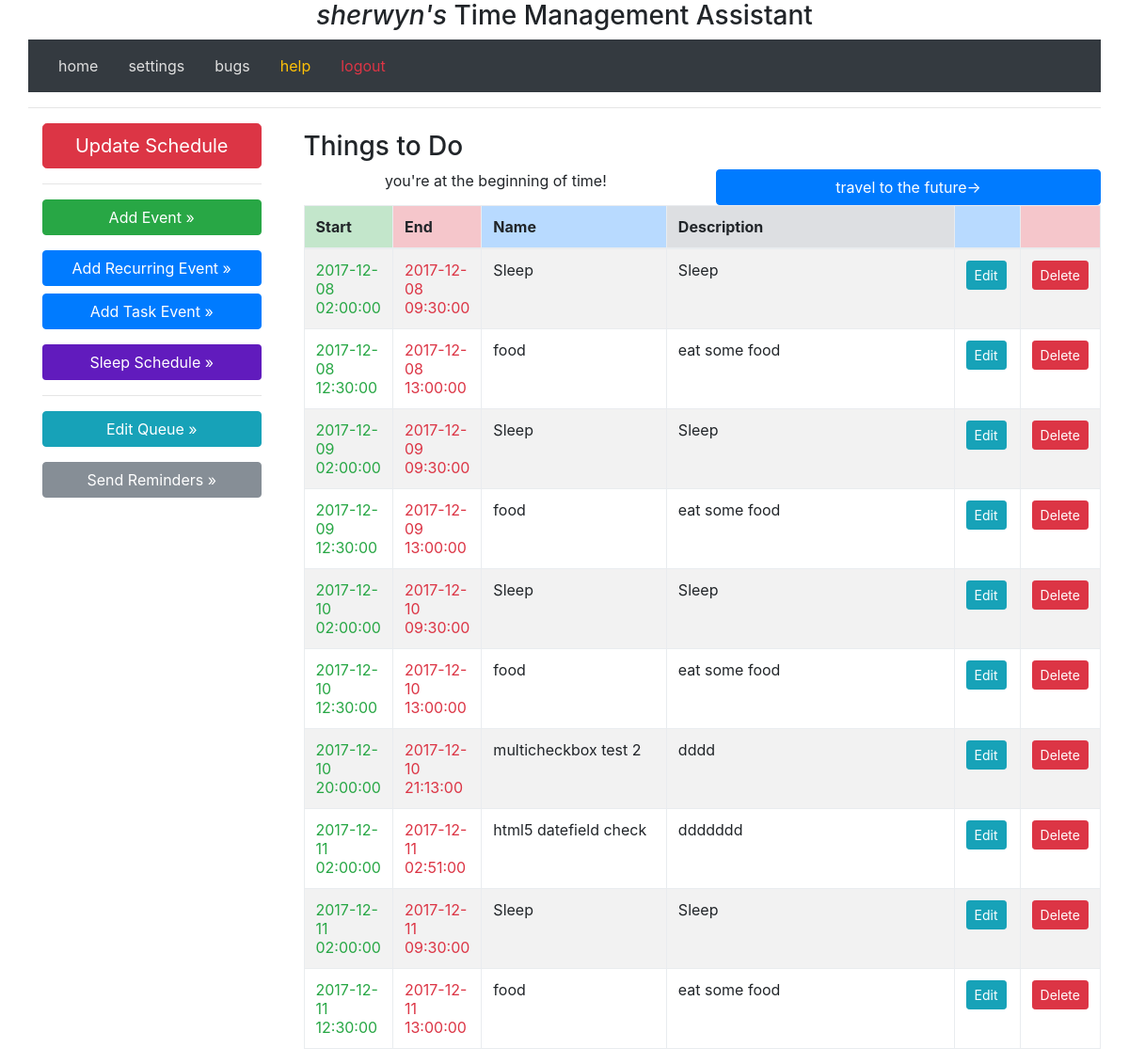
Before: /index/ (signed in) with the older database file.
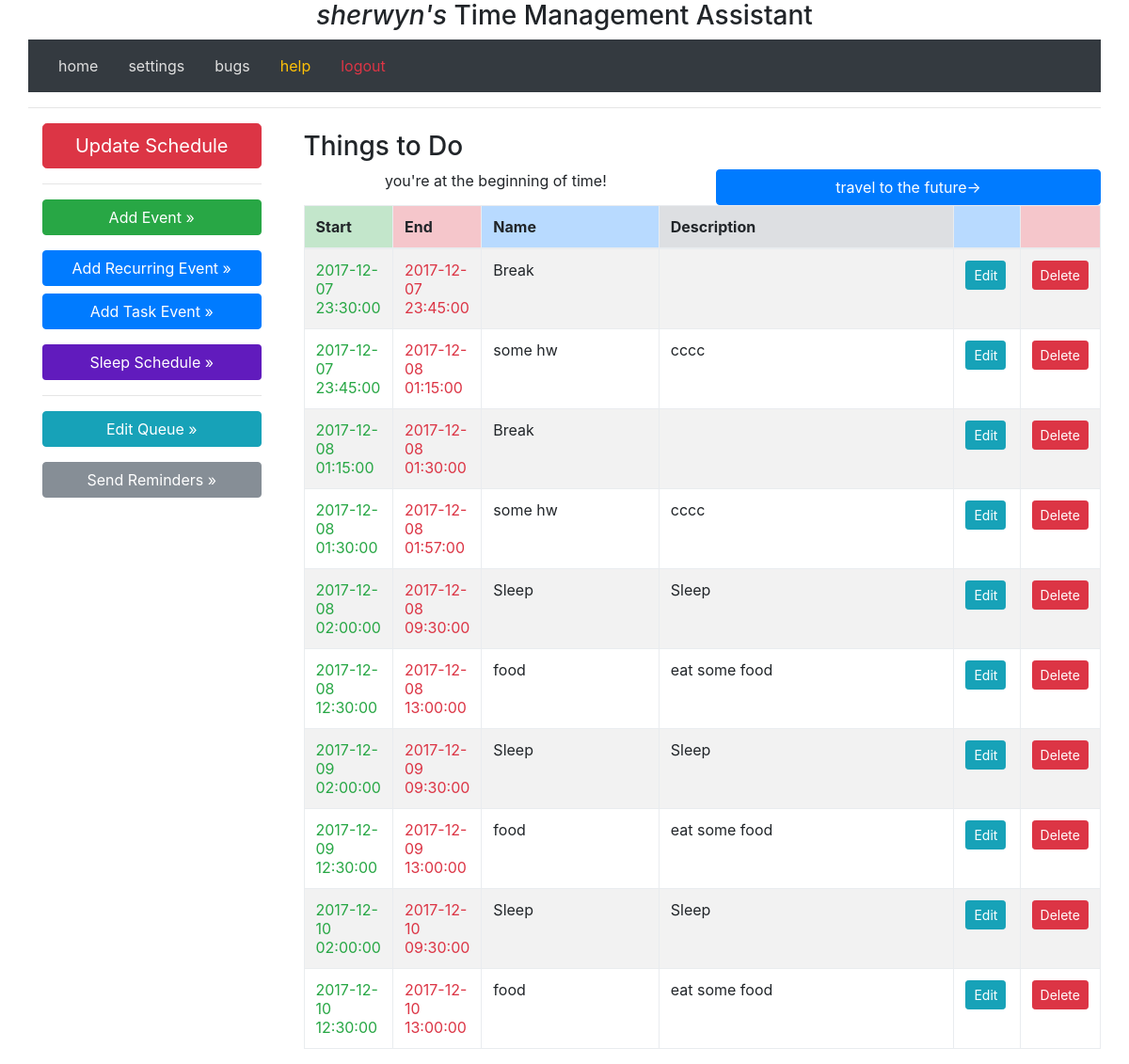
After: the same page with the newer database file.
### project/models.py (models this page shows, shortened)
class UserScheduleEvent(db.Model):
    __tablename__ = 'scheduleevents'
    user_id = db.Column(db.Integer, db.ForeignKey('users.id'))
    id = db.Column(db.Integer, primary_key=True)
    name = db.Column(db.String(128), nullable=True, index=True, unique=False)
    desc = db.Column(db.String(1024), nullable=True, index=True, unique=False)
    extra_info = db.Column(db.String(1024), nullable=True, index=True, unique=False)
    start = db.Column(db.DateTime)
    end = db.Column(db.DateTime)

### project/views.py (the view)
@app.route('/', methods=['GET', 'POST'])
@app.route('/index/', methods=['GET', 'POST'])
@app.route('/index/<int:page>', methods=['GET', 'POST'])
def index(page=1):
    if current_user.is_authenticated:
        schedule_events = current_user.scheduleevents.filter(UserScheduleEvent.end >= datetime.datetime.today()).order_by(UserScheduleEvent.start).paginate(page, EVENTS_PER_PAGE, False)
        return render_template('index.html', todolist=schedule_events)
    else:
        return render_template('index.html')

### project/models.py (called while the page is built)
    @property
    def is_authenticated(self):
        return True

### project/views.py (called while the page is built)
@login_manager.user_loader
def load_user(id):
    return User.query.get(int(id))

### project/templates/index.html (shortened to what this page needs)
{% extends "base.html" %}
{% block content %}
    {% if current_user.is_authenticated %}
        <div class="row">
            <div class="col-sm-3 rounded">
                <div class="container-fluid">
                <nav class="hidden-xs-down bg-faded sidebar">
                    <div>
                        <a class="btn btn-lg btn-danger btn-block" href="{{ url_for('update_schedule') }}" role="button">Update Schedule</a>
                        <hr/>
                        <a class="btn btn-xs btn-success btn-block" href="{{ url_for('add_event', event_type='regular') }}"   role="button">Add Event &raquo;</a></p>
                        <a class="btn btn-xs btn-primary btn-block" href="{{ url_for('add_event', event_type='recurring') }}" role="button">Add Recurring Event &raquo;
                        <a class="btn btn-xs btn-primary btn-block" href="{{ url_for('add_event', event_type='task') }}"      role="button">Add Task Event &raquo;</a></p>
                        <a class="btn btn-xs btn-sample  btn-block" href="{{ url_for('add_event', event_type='sleep') }}"     role="button">Sleep Schedule &raquo;</a></p>
                        <hr/>
                        <a class="btn btn-info btn-block" href="{{ url_for('edit_queue') }} " role="button">Edit Queue &raquo;</a></p>
                        <a class="btn btn-secondary btn-block" href="{{ url_for('send_reminders') }}" role="button">Send Reminders &raquo;</a></p>
                    </div>
                </nav>
                </div>
            </div>
            <main class="col-sm-9 wrapper">
                <div class="container-fluid">
                        <div class="row"><h4></h4></div>
                    </div>
                    <div class="row">
                        <div class='col-md-12'>
                            <h3>Things to Do</h3>
                            {% include 'todolist.html' %}
                        </div>
                    </div>
                </div>
        </div>
    {% else %}
        <div class='jumbotron'>
            <h1 class="display-3">Welcome to your new Time Management Assistant.</h2>
            <p>Login with Google</p>
            <p><a class="btn btn-success btn-lg" href="{{ url_for('login') }}">login &raquo;</a></p>
        </div>
    {% endif %}
{% endblock %}

### project/templates/todolist.html
{% if todolist.items|length < 1 %}
<p>Nothing to do!</p>
{% else %}
<table class="table table-striped table-bordered">
    <thead>
        <th class="table-success">Start</th>
        <th class="table-danger" >End</th>
        <th class="table-primary"   >Name</th>
        <th class="table-secondary"   >Description</th>
        <th class="table-primary"   ></th>
        <th class="table-danger"   ></th>
    </thead>
    <center>
        <div class="row">
            <div class="col-sm">
                {% if todolist.has_prev %}
                    <a class=" btn btn-danger btn-space btn-block" role="button" href="{{ url_for('index', page=todolist.prev_num) }}">←go back in time</a>
                {% else %}
                <div>you're at the beginning of time!</div>
                {% endif %}
            </div>
            <div class="col-sm">
                {% if todolist.has_next %}
                    <a class="btn btn-primary btn-space btn-block" role="button" href="{{ url_for('index', page=todolist.next_num) }}">travel to the future→</a>
                {% else %}
                    <div>we're not that good at predicting the future...</div>
                {% endif %}
            </div>
        </div>
    </center>
    <tbody data-link="row">
        {% for e in todolist.items %}
        <tr>
            <td class="col-sm-1 text-success">{{ e.start.replace(microsecond=0).replace(second=0) }}</td>
            <td class="col-sm-1 text-danger">{{ e.end.replace(microsecond=0).replace(second=0) }}</td>
            <td class="col-sm-3">{{ e.name }}</td>
            <td class="col-sm-5">{{ e.desc }}</td>
            <td class="col-sm-1"><a href="{{ url_for('edit_schedule_event', id=e.id) }}" class="btn-sm btn btn-info" role="button">Edit</a></td>
            <td class="col-sm-1"><a href="{{ url_for('delete_schedule_event', id=e.id) }}" class="btn-sm btn btn-danger" role="button">Delete</a></td>
        </tr>
        {% endfor %}
    </tbody>
</table>
{% endif %}

Changed rows visible on the page:
no longer on this page (row edited): UserScheduleEvent: start.replace "2017-12-10 20:00:00", end.replace "2017-12-10 21:13:00", name "multicheckbox test 2", desc "dddd"
no longer on this page (row edited): UserScheduleEvent: start.replace "2017-12-11 02:00:00", end.replace "2017-12-11 02:51:00", name "html5 datefield check", desc "ddddddd"
no longer on this page (row edited): UserScheduleEvent: start.replace "2017-12-11 02:00:00", end.replace "2017-12-11 09:30:00", name "Sleep", desc "Sleep"
no longer on this page (row edited): UserScheduleEvent: start.replace "2017-12-11 12:30:00", end.replace "2017-12-11 13:00:00", name "food", desc "eat some food"
now on this page (row edited): UserScheduleEvent: start.replace "2017-12-07 23:30:00", end.replace "2017-12-07 23:45:00", name "Break"
now on this page (row edited): UserScheduleEvent: start.replace "2017-12-07 23:45:00", end.replace "2017-12-08 01:15:00", name "some hw", desc "cccc"
now on this page (row edited): UserScheduleEvent: start.replace "2017-12-08 01:15:00", end.replace "2017-12-08 01:30:00", name "Break"
now on this page (row edited): UserScheduleEvent: start.replace "2017-12-08 01:30:00", end.replace "2017-12-08 01:57:00", name "some hw", desc "cccc"
